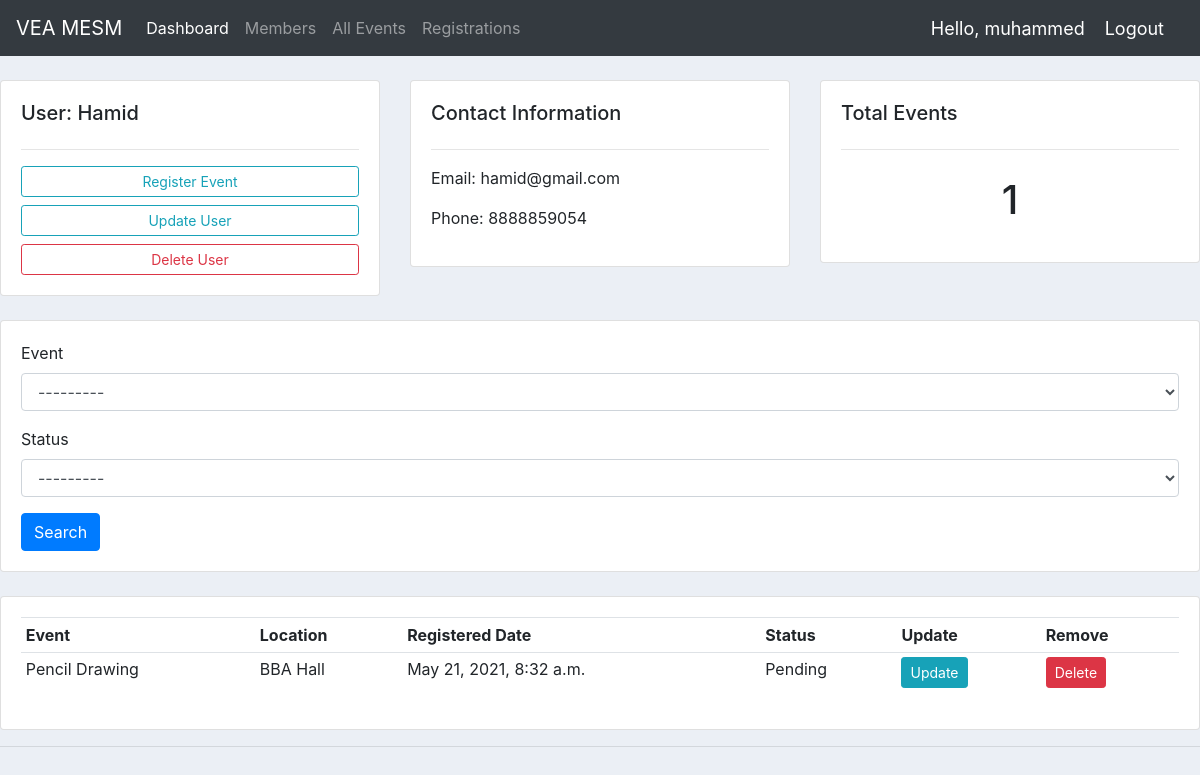
The app's page /participant/4/ (signed in) with its own data.
### accounts/models.py (models this page shows, shortened)
class Participant(models.Model):
    user = models.OneToOneField(User, null=True, on_delete=models.CASCADE)
    name = models.CharField(max_length=200, null=True)
    phone = models.CharField(max_length=200, null=True)
    email = models.CharField(max_length=200, null=True)
    date_created = models.DateTimeField(auto_now_add=True, null=True)

class Event_Member(models.Model):
    STATUS = (
        ('Pending', 'Pending'),
        ('Completed', 'Completed'),
        ('Absent', 'Absent'),
    )
    participant = models.ForeignKey(Participant, null=True, on_delete=models.CASCADE)
    event = models.ForeignKey(Event, null=True, on_delete=models.CASCADE)
    date_created = models.DateTimeField(auto_now_add=True, null=True)
    status = models.CharField(max_length=200, null=True, choices=STATUS)

class Event(models.Model):
    STATUS = (
        ('Ongoing', 'Ongoing'),
        ('Completed', 'Completed'),
        ('Upcoming', 'Upcoming'),
    )
    name = models.CharField(max_length=200, null=True)
    location = models.CharField(max_length=200, null=True)
    status = models.CharField(max_length=200, null=True, choices=STATUS)
    description = models.CharField(max_length=200, null=True, blank=True)
    date = models.DateTimeField(blank=True, null=True)
    def __str__(self):
        return self.name

### accounts/decorators.py (the view)
        def wrapper_func(request, *args, **kwargs):
            group = None
            if request.user.groups.exists():
                group = request.user.groups.all()[0].name
            if group in allowed_roles:
                return view_func(request, *args, **kwargs)
            else:
                return HttpResponse('You are not authorized to view this page')

### accounts/views.py (called while the page is built)
@login_required(login_url='login')
@allowed_users(allowed_roles=['admin'])
def customer(request, pk_test):
    participant = Participant.objects.get(id=pk_test)
    event_members = participant.event_member_set.all()
    event_member_count = event_members.count()
    myFilter = Event_memberFilter(request.GET, queryset=event_members)
    event_members = myFilter.qs
    context = {'participant': participant, 'event_members': event_members, 'event_member_count': event_member_count,
               'myFilter': myFilter}
    return render(request, 'accounts/customer.html', context)

### accounts/templates/accounts/customer.html
{% extends 'accounts/main.html' %}
{% load crispy_forms_filters %}
{% block content %}
<br>
<div class="row">
	<div class="col-md">
		<div class="card card-body">
			<h5>User: {{participant.name}}</h5>
			<hr>
			<a class="btn btn-outline-info  btn-sm btn-block" href="{% url 'create_event_member' participant.id %}">Register Event</a>
			<a class="btn btn-outline-info  btn-sm btn-block" href="{% url 'update_participant' participant.id %}">Update User</a>
			<a class="btn btn-outline-danger  btn-sm btn-block" href="{% url 'delete_participant' participant.id %}">Delete User</a>
		</div>
	</div>
	<div class="col-md">
		<div class="card card-body">
			<h5>Contact Information</h5>
			<hr>
			<p>Email: {{participant.email}}</p>
			<p>Phone: {{participant.phone}}</p>
		</div>
	</div>
	<div class="col-md">
		<div class="card card-body">
			<h5>Total Events</h5>
			<hr>
			<h1 style="text-align: center;padding: 10px">{{event_member_count}}</h1>
		</div>
	</div>
</div>
<br>
<div class="row">
	<div class="col">
		<div class="card card-body">
			<form method="get">
			{{myFilter.form|crispy}}
		    <button class="btn btn-primary" type="submit">Search</button>
		  </form>
		</div>
	</div>
</div>
<br>
<div class="row">
	<div class="col-md">
		<div class="card card-body">
			<table class="table table-sm">
				<tr>
					<th>Event</th>
					<th>Location</th>
					<th>Registered Date</th>
					<th>Status</th>
					<th>Update</th>
					<th>Remove</th>
				</tr>
				{% for event_member in event_members %}
				<tr>
					<td>{{event_member.event}}</td>
					<td>{{event_member.event.location}}</td>
					<td>{{event_member.date_created}}</td>
					<td>{{event_member.status}}</td>
					<td><a class="btn btn-sm btn-info" href="{% url 'update_event_member' event_member.id %}">Update</a> </td>
					<td><a class="btn btn-sm btn-danger" href="{% url 'delete_event_member' event_member.id %}">Delete</a> </td>
				</tr>
				{% endfor %}
			</table>
		</div>
	</div>
</div>
{% endblock %}

### accounts/templates/accounts/navbar.html (shortened to what this page needs)
{% load static %}
<nav class="navbar navbar-expand-lg navbar-dark bg-dark">
  <a class="navbar-brand" href="{% url 'home' %}">VEA MESM</a>
  <div class="collapse navbar-collapse" id="navbarNav">
    <ul class="navbar-nav">
      {% if request.user.is_staff %}
      <li class="nav-item active">
        <a class="nav-link" href="{% url 'home' %}">Dashboard</a>
      </li>
      <li class="nav-item">
        <a class="nav-link" href="{% url 'participants' %}">Members</a>
      </li>
      <li class="nav-item">
        <a class="nav-link" href="{% url 'events' %}">All Events</a>
      </li>
      <li class="nav-item">
        <a class="nav-link" href="{% url 'event_member' %}">Registrations</a>
      </li>
      {% endif %}
    </ul>
  </div>
  <span class="hello-msg">Hello, {{request.user}}</span>
  <span ><a  class="hello-msg" href="{% url 'logout' %}">Logout</a></span>
</nav>

### static/css/main.css (style rules this page uses)
body { background-color: #ebeff5; }

### accounts/templates/accounts/navbar.html (style rules this page uses)
.hello-msg { font-size: 18px; color: #fff; margin-right: 20px; }

### records on screen
Participant: name "Hamid", email "hamid@gmail.com", phone "8888859054"
Event_Member: event "Pencil Drawing", event.location "BBA Hall", date_created "May 21, 2021, 8:32 a.m.", status "Pending"

### other values on screen
{{ request.user }} "muhammed"
{{ event_member_count }} "1"
